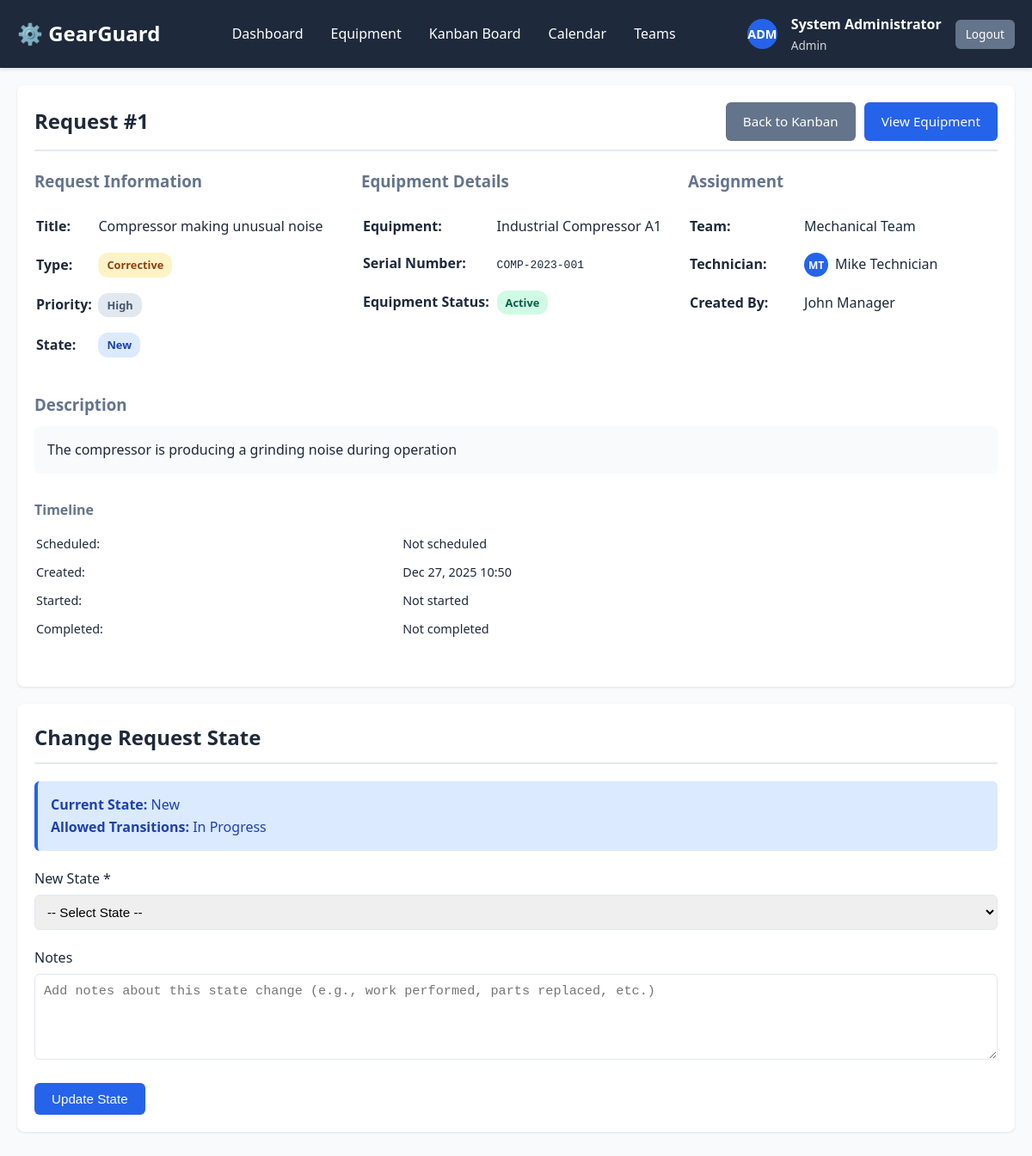
The page /views/requests/view.php?id=1 (signed in) on the database its author committed.
### tables this page shows
CREATE TABLE maintenance_requests (
    id INT AUTO_INCREMENT PRIMARY KEY,
    equipment_id INT NOT NULL,
    request_type ENUM('Corrective', 'Preventive') NOT NULL,
    title VARCHAR(200) NOT NULL,
    description TEXT NOT NULL,
    priority ENUM('Low', 'Medium', 'High', 'Critical') DEFAULT 'Medium',
    state ENUM('New', 'In Progress', 'Repaired', 'Scrap') NOT NULL DEFAULT 'New',
    maintenance_team_id INT,
    assigned_technician_id INT,
    scheduled_date DATE,
    started_at DATETIME,
    completed_at DATETIME,
    duration_minutes INT,
    notes TEXT,
    created_by INT NOT NULL,
    created_at TIMESTAMP DEFAULT CURRENT_TIMESTAMP,
    updated_at TIMESTAMP DEFAULT CURRENT_TIMESTAMP ON UPDATE CURRENT_TIMESTAMP,
    FOREIGN KEY (equipment_id) REFERENCES equipment(id) ON DELETE CASCADE,
    FOREIGN KEY (maintenance_team_id) REFERENCES maintenance_teams(id) ON DELETE SET NULL,
    FOREIGN KEY (assigned_technician_id) REFERENCES users(id) ON DELETE SET NULL,
    FOREIGN KEY (created_by) REFERENCES users(id) ON DELETE CASCADE,
    INDEX idx_equipment (equipment_id),
    INDEX idx_state (state),
    INDEX idx_type (request_type),
    INDEX idx_scheduled (scheduled_date),
    INDEX idx_team (maintenance_team_id),
    INDEX idx_technician (assigned_technician_id)
);

CREATE TABLE equipment (
    id INT AUTO_INCREMENT PRIMARY KEY,
    name VARCHAR(100) NOT NULL,
    serial_number VARCHAR(100) UNIQUE NOT NULL,
    category VARCHAR(50) NOT NULL,
    department VARCHAR(50) NOT NULL,
    assigned_employee VARCHAR(100),
    purchase_date DATE,
    warranty_expiry DATE,
    physical_location VARCHAR(200),
    default_maintenance_team_id INT,
    default_technician_id INT,
    status ENUM('Active', 'Scrapped') NOT NULL DEFAULT 'Active',
    created_at TIMESTAMP DEFAULT CURRENT_TIMESTAMP,
    updated_at TIMESTAMP DEFAULT CURRENT_TIMESTAMP ON UPDATE CURRENT_TIMESTAMP,
    FOREIGN KEY (default_maintenance_team_id) REFERENCES maintenance_teams(id) ON DELETE SET NULL,
    FOREIGN KEY (default_technician_id) REFERENCES users(id) ON DELETE SET NULL,
    INDEX idx_serial (serial_number),
    INDEX idx_status (status),
    INDEX idx_category (category),
    INDEX idx_department (department)
);

CREATE TABLE maintenance_teams (
    id INT AUTO_INCREMENT PRIMARY KEY,
    name VARCHAR(100) NOT NULL,
    description TEXT,
    created_at TIMESTAMP DEFAULT CURRENT_TIMESTAMP,
    updated_at TIMESTAMP DEFAULT CURRENT_TIMESTAMP ON UPDATE CURRENT_TIMESTAMP,
    INDEX idx_name (name)
);

CREATE TABLE users (
    id INT AUTO_INCREMENT PRIMARY KEY,
    username VARCHAR(50) UNIQUE NOT NULL,
    email VARCHAR(100) UNIQUE NOT NULL,
    password VARCHAR(255) NOT NULL,
    full_name VARCHAR(100) NOT NULL,
    role ENUM('admin', 'manager', 'technician', 'normal_user') NOT NULL DEFAULT 'normal_user',
    avatar_initials VARCHAR(3),
    created_at TIMESTAMP DEFAULT CURRENT_TIMESTAMP,
    updated_at TIMESTAMP DEFAULT CURRENT_TIMESTAMP ON UPDATE CURRENT_TIMESTAMP,
    INDEX idx_role (role),
    INDEX idx_username (username)
);

### config/database.php (called while the page is built, shortened)
<?php
class Database {
    private static $instance = null;
    private $connection;
    private $host = "localhost";
    private $db_name = "gearguard";
    private $username = "root";
    private $password = "";
    private function __construct() {
        try {
            $this->connection = new PDO(
                "mysql:host=" . $this->host . ";dbname=" . $this->db_name,
                $this->username,
                $this->password
            );
            $this->connection->setAttribute(PDO::ATTR_ERRMODE, PDO::ERRMODE_EXCEPTION);
            $this->connection->setAttribute(PDO::ATTR_DEFAULT_FETCH_MODE, PDO::FETCH_ASSOC);
        } catch(PDOException $e) {
            die("Connection Error: " . $e->getMessage());
        }
    }
    public static function getInstance() {
        if (self::$instance === null) {
            self::$instance = new self();
        }
        return self::$instance;
    }
    public function getConnection() {
        return $this->connection;
    }
}

### models/MaintenanceRequest.php (called while the page is built, shortened)
<?php
require_once __DIR__ . '/../config/database.php';
class MaintenanceRequest {
    private $conn;
    public function __construct() {
        $this->db = Database::getInstance();
        $this->conn = $this->db->getConnection();
    }
    public function getById($id) {
        $sql = "SELECT mr.*,
                e.name as equipment_name, e.serial_number, e.status as equipment_status,
                mt.name as team_name,
                u.full_name as technician_name, u.avatar_initials,
                creator.full_name as created_by_name
                FROM maintenance_requests mr
                INNER JOIN equipment e ON mr.equipment_id = e.id
                LEFT JOIN maintenance_teams mt ON mr.maintenance_team_id = mt.id
                LEFT JOIN users u ON mr.assigned_technician_id = u.id
                LEFT JOIN users creator ON mr.created_by = creator.id
                WHERE mr.id = :id";
        try {
            $stmt = $this->conn->prepare($sql);
            $stmt->bindParam(':id', $id);
            $stmt->execute();
            return $stmt->fetch();
        } catch(PDOException $e) {
            return null;
        }
    }
}

### views/requests/view.php (the view, shortened to what this page needs)
<?php
require_once __DIR__ . '/../../models/MaintenanceRequest.php';
$requestModel = new MaintenanceRequest();
$id = $_GET['id'] ?? null;
$request = $requestModel->getById($id);
$allowed_transitions = [
    'New' => ['In Progress'],
    'In Progress' => ['Repaired', 'Scrap'],
    'Repaired' => [],
    'Scrap' => []
];
$available_states = $allowed_transitions[$request['state']];
include __DIR__ . '/../includes/header.php';
?>
<div class="container">
    <div class="card">
        <div class="card-header flex-between">
            <h2 class="card-title">Request #<?php echo $request['id']; ?></h2>
            <div class="flex gap-10">
                <a href="kanban.php" class="btn btn-secondary">Back to Kanban</a>
                <a href="../equipment/view.php?id=<?php echo $request['equipment_id']; ?>" class="btn btn-primary">View Equipment</a>
            </div>
        </div>
        <div style="display: grid; grid-template-columns: repeat(auto-fit, minmax(300px, 1fr)); gap: 20px; margin-bottom: 30px;">
            <div>
                <h3 style="margin-bottom: 15px; color: var(--secondary-color);">Request Information</h3>
                <table style="width: 100%;">
                    <tr>
                        <td style="padding: 8px 0; font-weight: 600;">Title:</td>
                        <td style="padding: 8px 0;"><?php echo htmlspecialchars($request['title']); ?></td>
                    </tr>
                    <tr>
                        <td style="padding: 8px 0; font-weight: 600;">Type:</td>
                        <td style="padding: 8px 0;">
                            <span class="badge badge-<?php echo $request['request_type'] === 'Preventive' ? 'info' : 'warning'; ?>">
                                <?php echo $request['request_type']; ?>
                            </span>
                        </td>
                    </tr>
                    <tr>
                        <td style="padding: 8px 0; font-weight: 600;">Priority:</td>
                        <td style="padding: 8px 0;"><span class="badge badge-secondary"><?php echo $request['priority']; ?></span></td>
                    </tr>
                    <tr>
                        <td style="padding: 8px 0; font-weight: 600;">State:</td>
                        <td style="padding: 8px 0;">
                            <?php
                            $state_colors = [
                                'New' => 'info',
                                'In Progress' => 'warning',
                                'Repaired' => 'success',
                                'Scrap' => 'danger'
                            ];
                            ?>
                            <span class="badge badge-<?php echo $state_colors[$request['state']]; ?>">
                                <?php echo $request['state']; ?>
                            </span>
                        </td>
                    </tr>
                </table>
            </div>
            <div>
                <h3 style="margin-bottom: 15px; color: var(--secondary-color);">Equipment Details</h3>
                <table style="width: 100%;">
                    <tr>
                        <td style="padding: 8px 0; font-weight: 600;">Equipment:</td>
                        <td style="padding: 8px 0;"><?php echo htmlspecialchars($request['equipment_name']); ?></td>
                    </tr>
                    <tr>
                        <td style="padding: 8px 0; font-weight: 600;">Serial Number:</td>
                        <td style="padding: 8px 0;"><code><?php echo htmlspecialchars($request['serial_number']); ?></code></td>
                    </tr>
                    <tr>
                        <td style="padding: 8px 0; font-weight: 600;">Equipment Status:</td>
                        <td style="padding: 8px 0;">
                            <span class="badge badge-<?php echo $request['equipment_status'] === 'Active' ? 'success' : 'danger'; ?>">
                                <?php echo $request['equipment_status']; ?>
                            </span>
                        </td>
                    </tr>
                </table>
            </div>
            <div>
                <h3 style="margin-bottom: 15px; color: var(--secondary-color);">Assignment</h3>
                <table style="width: 100%;">
                    <tr>
                        <td style="padding: 8px 0; font-weight: 600;">Team:</td>
                        <td style="padding: 8px 0;"><?php echo htmlspecialchars($request['team_name'] ?: 'Not assigned'); ?></td>
                    </tr>
                    <tr>
                        <td style="padding: 8px 0; font-weight: 600;">Technician:</td>
                        <td style="padding: 8px 0;">
                            <?php if ($request['technician_name']): ?>
                                <div style="display: flex; align-items: center; gap: 8px;">
                                    <div class="technician-avatar-small"><?php echo $request['avatar_initials']; ?></div>
                                    <?php echo htmlspecialchars($request['technician_name']); ?>
                                </div>
                            <?php else: ?>
                                Not assigned
                            <?php endif; ?>
                        </td>
                    </tr>
                    <tr>
                        <td style="padding: 8px 0; font-weight: 600;">Created By:</td>
                        <td style="padding: 8px 0;"><?php echo htmlspecialchars($request['created_by_name']); ?></td>
                    </tr>
                </table>
            </div>
        </div>
        <div style="margin-bottom: 30px;">
            <h3 style="margin-bottom: 10px; color: var(--secondary-color);">Description</h3>
            <p style="background: var(--light-color); padding: 15px; border-radius: 6px;">
                <?php echo nl2br(htmlspecialchars($request['description'])); ?>
            </p>
        </div>
        <div style="display: grid; grid-template-columns: repeat(auto-fit, minmax(250px, 1fr)); gap: 20px; margin-bottom: 30px;">
            <div>
                <h4 style="margin-bottom: 8px; color: var(--secondary-color);">Timeline</h4>
                <table style="width: 100%; font-size: 0.9rem;">
                    <tr>
                        <td style="padding: 4px 0;">Scheduled:</td>
                        <td style="padding: 4px 0;"><?php echo $request['scheduled_date'] ? date('M d, Y', strtotime($request['scheduled_date'])) : 'Not scheduled'; ?></td>
                    </tr>
                    <tr>
                        <td style="padding: 4px 0;">Created:</td>
                        <td style="padding: 4px 0;"><?php echo date('M d, Y H:i', strtotime($request['created_at'])); ?></td>
                    </tr>
                    <tr>
                        <td style="padding: 4px 0;">Started:</td>
                        <td style="padding: 4px 0;"><?php echo $request['started_at'] ? date('M d, Y H:i', strtotime($request['started_at'])) : 'Not started'; ?></td>
                    </tr>
                    <tr>
                        <td style="padding: 4px 0;">Completed:</td>
                        <td style="padding: 4px 0;"><?php echo $request['completed_at'] ? date('M d, Y H:i', strtotime($request['completed_at'])) : 'Not completed'; ?></td>
                    </tr>
                </table>
            </div>
        </div>
    </div>
    <?php if (!empty($available_states)): ?>
    <div class="card">
        <div class="card-header">
            <h2 class="card-title">Change Request State</h2>
        </div>
        <div class="alert alert-info">
            <strong>Current State:</strong> <?php echo $request['state']; ?><br>
            <strong>Allowed Transitions:</strong> <?php echo implode(' or ', $available_states); ?>
        </div>
        <form method="POST" action="">
            <div class="form-group">
                <label for="new_state">New State *</label>
                <select id="new_state" name="new_state" class="form-control" required>
                    <option value="">-- Select State --</option>
                </select>
            </div>
            <div class="form-group">
                <label for="notes">Notes</label>
                <textarea id="notes" name="notes" class="form-control"
                          placeholder="Add notes about this state change (e.g., work performed, parts replaced, etc.)"></textarea>
            </div>
            <button type="submit" class="btn btn-primary" onclick="return confirm('Are you sure you want to change the state of this request?');">
                Update State
            </button>
        </form>
    </div>
    <?php else: ?>
    <div class="alert alert-success">
        This request is in a final state and cannot be changed.
    </div>
    <?php endif; ?>
</div>
<?php include __DIR__ . '/../includes/footer.php'; ?>

### assets/css/style.css (style rules this page uses)
:root { --primary-color: #2563eb; --secondary-color: #64748b; --success-color: #10b981; --warning-color: #f59e0b; --danger-color: #ef4444; --dark-color: #1e293b; --light-color: #f8fafc; --border-color: #e2e8f0; }
* { margin: 0; padding: 0; box-sizing: border-box; }
body { font-family: 'Segoe UI', Tahoma, Geneva, Verdana, sans-serif; background-color: var(--light-color); color: var(--dark-color); line-height: 1.6; }
.container { max-width: 1200px; margin: 0 auto; padding: 20px; }
.card { background: white; border-radius: 8px; box-shadow: 0 1px 3px rgba(0,0,0,0.1); padding: 20px; margin-bottom: 20px; }
.card-header { display: flex; justify-content: space-between; align-items: center; margin-bottom: 20px; padding-bottom: 10px; border-bottom: 2px solid var(--border-color); }
.card-title { font-size: 1.5rem; font-weight: 600; }
.btn { display: inline-block; padding: 10px 20px; border: none; border-radius: 6px; cursor: pointer; font-size: 0.95rem; text-decoration: none; transition: all 0.3s; font-weight: 500; }
.btn-primary { background: var(--primary-color); color: white; }
.btn-secondary { background: var(--secondary-color); color: white; }
.form-group { margin-bottom: 20px; }
.form-group label { display: block; margin-bottom: 5px; font-weight: 500; color: var(--dark-color); }
.form-control { width: 100%; padding: 10px; border: 1px solid var(--border-color); border-radius: 6px; font-size: 0.95rem; }
select.form-control { cursor: pointer; }
textarea.form-control { resize: vertical; min-height: 100px; }
.badge { display: inline-block; padding: 4px 10px; border-radius: 12px; font-size: 0.8rem; font-weight: 600; }
.badge-success { background: #d1fae5; color: #065f46; }
.badge-warning { background: #fef3c7; color: #92400e; }
.badge-info { background: #dbeafe; color: #1e40af; }
.badge-secondary { background: #e2e8f0; color: #475569; }
.technician-avatar-small { width: 28px; height: 28px; border-radius: 50%; background: var(--primary-color); display: flex; align-items: center; justify-content: center; color: white; font-size: 0.75rem; font-weight: bold; }
.alert { padding: 15px; border-radius: 6px; margin-bottom: 20px; }
.alert-info { background: #dbeafe; color: #1e40af; border-left: 4px solid var(--primary-color); }
.flex { display: flex; }
.flex-between { display: flex; justify-content: space-between; align-items: center; }
.gap-10 { gap: 10px; }

### rows shown on the page
maintenance_requests: id "1", title "Compressor making unusual noise", request_type "Corrective", priority "High", state "New", equipment.name "Industrial Compressor A1", equipment.serial_number "COMP-2023-001", equipment.status "Active", maintenance_team.name "Mechanical Team", assigned_technician.avatar_initials "MT", assigned_technician.full_name "Mike Technician", created_by.full_name "John Manager", description "The compressor is producing a grinding noise during operation", created_at "Dec 27, 2025 10:50", state "In Progress"

### other values the page prints
APP_NAME "GearGuard"
$_SESSION['avatar_initials'] "ADM"
$_SESSION['full_name'] "System Administrator"
str_replace('_', ' ', $_SESSION['role']) "Admin"
